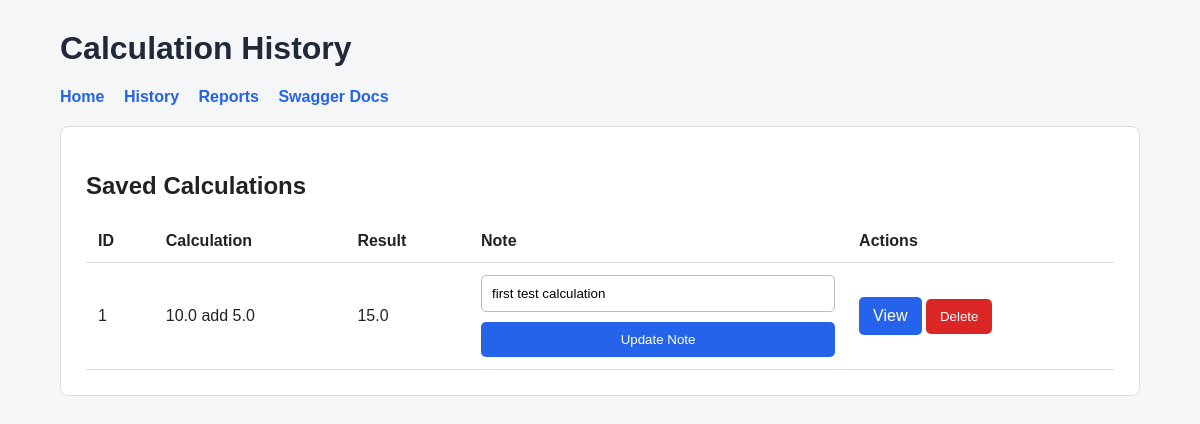
Before: /history with the older database file.
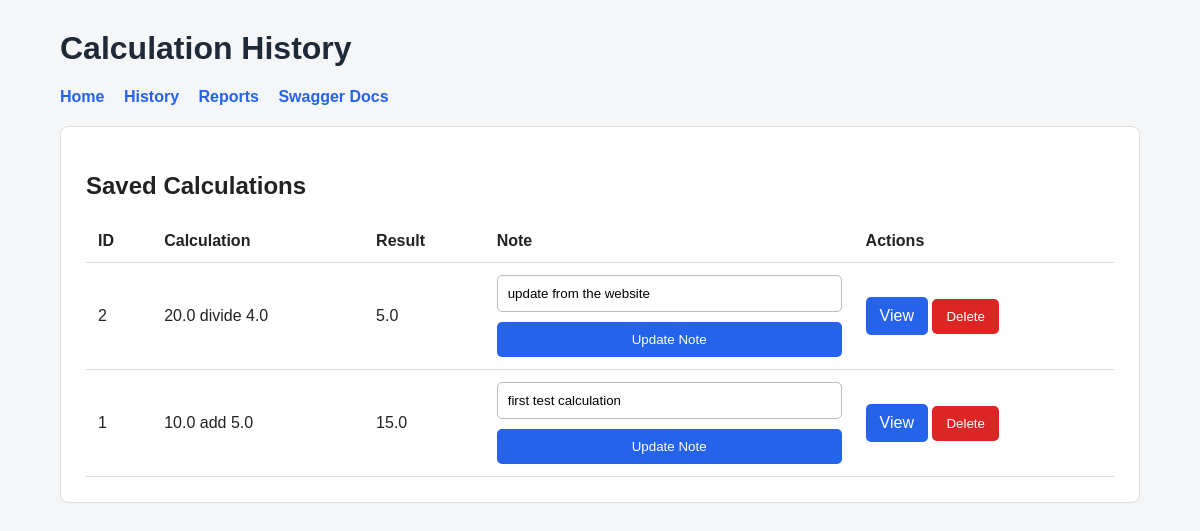
After: the same page with the newer database file.
### app/models/calculation.py (models this page shows)
class Calculation(Base):
    __tablename__ = "calculations"
    id = Column(Integer, primary_key=True, index=True)
    first_number = Column(Float, nullable=False)
    second_number = Column(Float, nullable=False)
    operation = Column(String, nullable=False)
    result = Column(Float, nullable=False)
    note = Column(String, default="")
    created_at = Column(DateTime, default=datetime.utcnow)

### app/main.py (the view)
@app.get("/history", response_class=HTMLResponse)
def history_page(request: Request, db: Session = Depends(get_db)):
    calculations = get_all_calculations(db)
    return templates.TemplateResponse(
        request=request,
        name="history.html",
        context={
            "calculations": calculations,
        },
    )

### templates/history.html (shortened to what this page needs)
<!DOCTYPE html>
<html>
<head>
    <link rel="stylesheet" href="/static/style.css">
</head>
<body>
    <div class="container">
        <h1>Calculation History</h1>
        <nav>
            <a href="/">Home</a>
            <a href="/history">History</a>
            <a href="/reports">Reports</a>
            <a href="/docs">Swagger Docs</a>
        </nav>
        <div class="card">
            <h2>Saved Calculations</h2>
            {% if calculations|length == 0 %}
                <p>No calculations have been saved yet.</p>
            {% else %}
                <table>
                    <tr>
                        <th>ID</th>
                        <th>Calculation</th>
                        <th>Result</th>
                        <th>Note</th>
                        <th>Actions</th>
                    </tr>
                    {% for calculation in calculations %}
                    <tr>
                        <td>{{ calculation.id }}</td>
                        <td>
                            {{ calculation.first_number }}
                            {{ calculation.operation }}
                            {{ calculation.second_number }}
                        </td>
                        <td>{{ calculation.result }}</td>
                        <td>
                            <form action="/history/{{ calculation.id }}/edit" method="post">
                                <input type="text" name="note" value="{{ calculation.note }}">
                                <button type="submit">Update Note</button>
                            </form>
                        </td>
                        <td>
                            <a class="button-link" href="/history/{{ calculation.id }}">View</a>
                            <form class="small-form" action="/history/{{ calculation.id }}/delete" method="post">
                                <button class="delete-button" type="submit">Delete</button>
                            </form>
                        </td>
                    </tr>
                    {% endfor %}
                </table>
            {% endif %}
        </div>
    </div>
</body>
</html>

### static/style.css (style rules this page uses)
body { font-family: Arial, sans-serif; background-color: #f4f6f8; margin: 0; padding: 0; color: #222; }
.container { width: 90%; max-width: 1100px; margin: 30px auto; }
h1 { color: #1f2937; }
nav { margin-bottom: 20px; }
nav a { margin-right: 15px; text-decoration: none; color: #2563eb; font-weight: bold; }
.card { background-color: white; padding: 25px; border-radius: 8px; border: 1px solid #ddd; }
form { display: flex; flex-direction: column; gap: 10px; }
input, select { padding: 10px; border: 1px solid #bbb; border-radius: 5px; }
button, .button-link { background-color: #2563eb; color: white; border: none; padding: 10px 14px; border-radius: 5px; text-decoration: none; cursor: pointer; display: inline-block; }
.delete-button { background-color: #dc2626; }
table { width: 100%; border-collapse: collapse; }
th, td { border-bottom: 1px solid #ddd; padding: 12px; text-align: left; }
.small-form { display: inline; }

Changed rows visible on the page:
added Calculation: id "2", first_number "20.0", operation "divide", second_number "4.0", result "5.0", note "update from the website"
